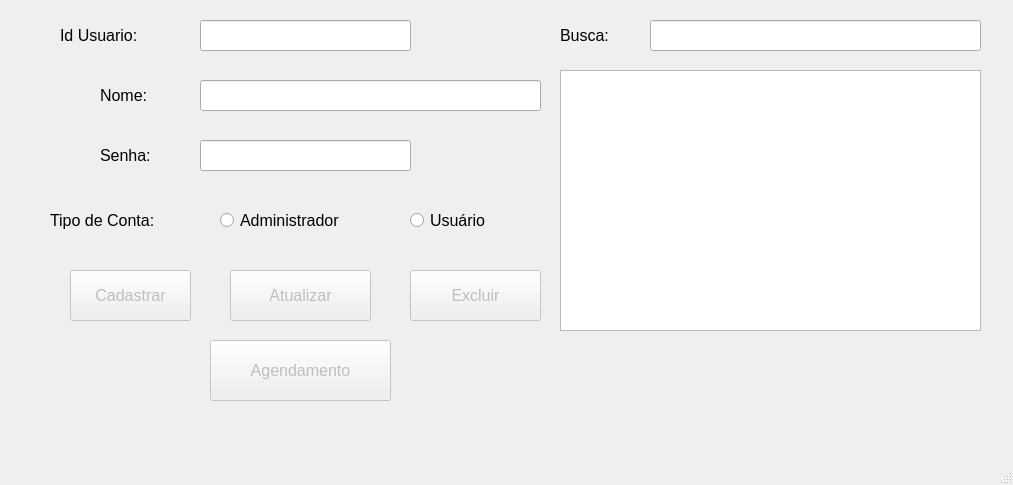
<?xml version="1.0" encoding="UTF-8"?>
<ui version="4.0">
 <class>MainWindow</class>
 <widget class="QMainWindow" name="MainWindow">
  <property name="geometry">
   <rect>
    <x>0</x>
    <y>0</y>
    <width>1013</width>
    <height>485</height>
   </rect>
  </property>
  <property name="windowTitle">
   <string>Cadastro de Usuário</string>
  </property>
  <widget class="QWidget" name="centralwidget">
   <widget class="QLabel" name="label">
    <property name="geometry">
     <rect>
      <x>60</x>
      <y>20</y>
      <width>121</width>
      <height>31</height>
     </rect>
    </property>
    <property name="font">
     <font>
      <pointsize>12</pointsize>
     </font>
    </property>
    <property name="text">
     <string>Id Usuario:</string>
    </property>
   </widget>
   <widget class="QLabel" name="label_2">
    <property name="geometry">
     <rect>
      <x>100</x>
      <y>80</y>
      <width>81</width>
      <height>31</height>
     </rect>
    </property>
    <property name="font">
     <font>
      <pointsize>12</pointsize>
     </font>
    </property>
    <property name="text">
     <string>Nome:</string>
    </property>
   </widget>
   <widget class="QLabel" name="label_3">
    <property name="geometry">
     <rect>
      <x>100</x>
      <y>140</y>
      <width>81</width>
      <height>31</height>
     </rect>
    </property>
    <property name="font">
     <font>
      <pointsize>12</pointsize>
     </font>
    </property>
    <property name="text">
     <string>Senha:</string>
    </property>
   </widget>
   <widget class="QLabel" name="label_4">
    <property name="geometry">
     <rect>
      <x>50</x>
      <y>200</y>
      <width>161</width>
      <height>41</height>
     </rect>
    </property>
    <property name="font">
     <font>
      <pointsize>12</pointsize>
     </font>
    </property>
    <property name="text">
     <string>Tipo de Conta:</string>
    </property>
   </widget>
   <widget class="QLineEdit" name="leIdUsuario">
    <property name="geometry">
     <rect>
      <x>200</x>
      <y>20</y>
      <width>211</width>
      <height>31</height>
     </rect>
    </property>
    <property name="font">
     <font>
      <pointsize>12</pointsize>
     </font>
    </property>
   </widget>
   <widget class="QLineEdit" name="leNome">
    <property name="geometry">
     <rect>
      <x>200</x>
      <y>80</y>
      <width>341</width>
      <height>31</height>
     </rect>
    </property>
    <property name="font">
     <font>
      <pointsize>12</pointsize>
     </font>
    </property>
   </widget>
   <widget class="QLineEdit" name="leSenha">
    <property name="geometry">
     <rect>
      <x>200</x>
      <y>140</y>
      <width>211</width>
      <height>31</height>
     </rect>
    </property>
    <property name="font">
     <font>
      <pointsize>12</pointsize>
     </font>
    </property>
   </widget>
   <widget class="QPushButton" name="pbCadastrar">
    <property name="enabled">
     <bool>false</bool>
    </property>
    <property name="geometry">
     <rect>
      <x>70</x>
      <y>270</y>
      <width>121</width>
      <height>51</height>
     </rect>
    </property>
    <property name="font">
     <font>
      <pointsize>12</pointsize>
     </font>
    </property>
    <property name="text">
     <string>Cadastrar</string>
    </property>
   </widget>
   <widget class="QPushButton" name="pbAtualizar">
    <property name="enabled">
     <bool>false</bool>
    </property>
    <property name="geometry">
     <rect>
      <x>230</x>
      <y>270</y>
      <width>141</width>
      <height>51</height>
     </rect>
    </property>
    <property name="font">
     <font>
      <pointsize>12</pointsize>
     </font>
    </property>
    <property name="text">
     <string>Atualizar</string>
    </property>
   </widget>
   <widget class="QPushButton" name="pbExcluir">
    <property name="enabled">
     <bool>false</bool>
    </property>
    <property name="geometry">
     <rect>
      <x>410</x>
      <y>270</y>
      <width>131</width>
      <height>51</height>
     </rect>
    </property>
    <property name="font">
     <font>
      <pointsize>12</pointsize>
     </font>
    </property>
    <property name="text">
     <string>Excluir</string>
    </property>
   </widget>
   <widget class="QLabel" name="label_6">
    <property name="geometry">
     <rect>
      <x>560</x>
      <y>20</y>
      <width>81</width>
      <height>31</height>
     </rect>
    </property>
    <property name="font">
     <font>
      <pointsize>12</pointsize>
     </font>
    </property>
    <property name="text">
     <string>Busca:</string>
    </property>
   </widget>
   <widget class="QLineEdit" name="leBusca">
    <property name="geometry">
     <rect>
      <x>650</x>
      <y>20</y>
      <width>331</width>
      <height>31</height>
     </rect>
    </property>
    <property name="font">
     <font>
      <pointsize>12</pointsize>
     </font>
    </property>
   </widget>
   <widget class="QListView" name="lvUsuarioList">
    <property name="geometry">
     <rect>
      <x>560</x>
      <y>70</y>
      <width>421</width>
      <height>261</height>
     </rect>
    </property>
    <property name="font">
     <font>
      <pointsize>14</pointsize>
     </font>
    </property>
   </widget>
   <widget class="QRadioButton" name="checkAdm">
    <property name="geometry">
     <rect>
      <x>220</x>
      <y>200</y>
      <width>181</width>
      <height>41</height>
     </rect>
    </property>
    <property name="font">
     <font>
      <pointsize>12</pointsize>
     </font>
    </property>
    <property name="text">
     <string>Administrador</string>
    </property>
   </widget>
   <widget class="QRadioButton" name="checkUser">
    <property name="geometry">
     <rect>
      <x>410</x>
      <y>200</y>
      <width>111</width>
      <height>41</height>
     </rect>
    </property>
    <property name="font">
     <font>
      <pointsize>12</pointsize>
     </font>
    </property>
    <property name="text">
     <string>Usuário</string>
    </property>
   </widget>
   <widget class="QPushButton" name="pbAgendamento">
    <property name="enabled">
     <bool>false</bool>
    </property>
    <property name="geometry">
     <rect>
      <x>210</x>
      <y>340</y>
      <width>181</width>
      <height>61</height>
     </rect>
    </property>
    <property name="font">
     <font>
      <pointsize>12</pointsize>
     </font>
    </property>
    <property name="text">
     <string>Agendamento</string>
    </property>
   </widget>
  </widget>
  <widget class="QMenuBar" name="menubar">
   <property name="geometry">
    <rect>
     <x>0</x>
     <y>0</y>
     <width>1013</width>
     <height>31</height>
    </rect>
   </property>
  </widget>
  <widget class="QStatusBar" name="statusbar"/>
 </widget>
 <resources/>
 <connections/>
</ui>
